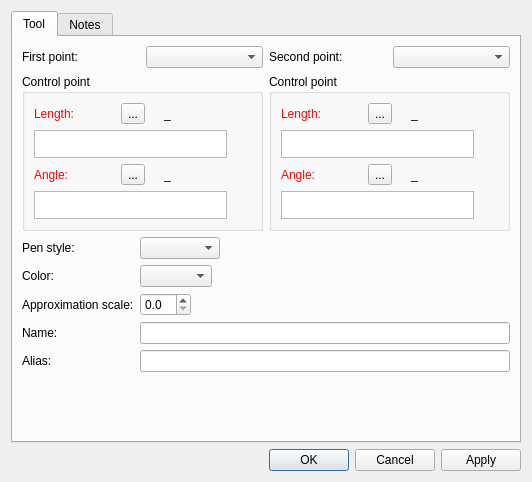
<?xml version="1.0" encoding="UTF-8"?>
<ui version="4.0">
 <class>DialogSpline</class>
 <widget class="QDialog" name="DialogSpline">
  <property name="geometry">
   <rect>
    <x>0</x>
    <y>0</y>
    <width>532</width>
    <height>482</height>
   </rect>
  </property>
  <property name="windowTitle">
   <string>Simple curve</string>
  </property>
  <property name="windowIcon">
   <iconset resource="../../../vmisc/share/resources/icon.qrc">
    <normaloff>:/icon/64x64/icon64x64.png</normaloff>:/icon/64x64/icon64x64.png</iconset>
  </property>
  <property name="locale">
   <locale language="English" country="UnitedStates"/>
  </property>
  <layout class="QVBoxLayout" name="verticalLayout_8">
   <item>
    <widget class="QTabWidget" name="tabWidget">
     <property name="currentIndex">
      <number>0</number>
     </property>
     <widget class="QWidget" name="tab">
      <attribute name="title">
       <string>Tool</string>
      </attribute>
      <layout class="QVBoxLayout" name="verticalLayout_5">
       <item>
        <layout class="QHBoxLayout" name="horizontalLayout_13">
         <item>
          <layout class="QVBoxLayout" name="verticalLayout">
           <item>
            <layout class="QHBoxLayout" name="horizontalLayout">
             <item>
              <widget class="QLabel" name="labelFirstPoint">
               <property name="minimumSize">
                <size>
                 <width>89</width>
                 <height>0</height>
                </size>
               </property>
               <property name="text">
                <string>First point:</string>
               </property>
              </widget>
             </item>
             <item>
              <widget class="QComboBox" name="comboBoxP1">
               <property name="sizePolicy">
                <sizepolicy hsizetype="Preferred" vsizetype="Fixed">
                 <horstretch>0</horstretch>
                 <verstretch>0</verstretch>
                </sizepolicy>
               </property>
              </widget>
             </item>
            </layout>
           </item>
           <item>
            <widget class="QGroupBox" name="groupBox">
             <property name="title">
              <string>Control point</string>
             </property>
             <layout class="QVBoxLayout" name="verticalLayout_2">
              <item>
               <layout class="QVBoxLayout" name="verticalLayout_6">
                <item>
                 <layout class="QHBoxLayout" name="horizontalLayout_2">
                  <item alignment="Qt::AlignLeft">
                   <widget class="QLabel" name="labelEditLength1">
                    <property name="sizePolicy">
                     <sizepolicy hsizetype="Fixed" vsizetype="Preferred">
                      <horstretch>0</horstretch>
                      <verstretch>0</verstretch>
                     </sizepolicy>
                    </property>
                    <property name="palette">
                     <palette>
                      <active>
                       <colorrole role="WindowText">
                        <brush brushstyle="SolidPattern">
                         <color alpha="255">
                          <red>255</red>
                          <green>0</green>
                          <blue>0</blue>
                         </color>
                        </brush>
                       </colorrole>
                      </active>
                      <inactive>
                       <colorrole role="WindowText">
                        <brush brushstyle="SolidPattern">
                         <color alpha="255">
                          <red>255</red>
                          <green>0</green>
                          <blue>0</blue>
                         </color>
                        </brush>
                       </colorrole>
                      </inactive>
                      <disabled>
                       <colorrole role="WindowText">
                        <brush brushstyle="SolidPattern">
                         <color alpha="255">
                          <red>159</red>
                          <green>158</green>
                          <blue>158</blue>
                         </color>
                        </brush>
                       </colorrole>
                      </disabled>
                     </palette>
                    </property>
                    <property name="text">
                     <string>Length:</string>
                    </property>
                   </widget>
                  </item>
                  <item>
                   <spacer name="horizontalSpacer">
                    <property name="orientation">
                     <enum>Qt::Horizontal</enum>
                    </property>
                    <property name="sizeHint" stdset="0">
                     <size>
                      <width>40</width>
                      <height>20</height>
                     </size>
                    </property>
                   </spacer>
                  </item>
                  <item alignment="Qt::AlignRight">
                   <widget class="QToolButton" name="toolButtonExprLength1">
                    <property name="toolTip">
                     <string>Formula wizard</string>
                    </property>
                    <property name="text">
                     <string notr="true">...</string>
                    </property>
                    <property name="icon">
                     <iconset resource="../../../vmisc/share/resources/icon.qrc">
                      <normaloff>:/icon/24x24/fx.png</normaloff>:/icon/24x24/fx.png</iconset>
                    </property>
                    <property name="iconSize">
                     <size>
                      <width>24</width>
                      <height>24</height>
                     </size>
                    </property>
                   </widget>
                  </item>
                  <item alignment="Qt::AlignRight">
                   <widget class="QLabel" name="label_5">
                    <property name="text">
                     <string/>
                    </property>
                    <property name="pixmap">
                     <pixmap resource="../../../vmisc/share/resources/icon.qrc">:/icon/24x24/equal.png</pixmap>
                    </property>
                   </widget>
                  </item>
                  <item alignment="Qt::AlignRight">
                   <widget class="QLabel" name="labelResultLength1">
                    <property name="sizePolicy">
                     <sizepolicy hsizetype="Fixed" vsizetype="Preferred">
                      <horstretch>0</horstretch>
                      <verstretch>0</verstretch>
                     </sizepolicy>
                    </property>
                    <property name="minimumSize">
                     <size>
                      <width>87</width>
                      <height>0</height>
                     </size>
                    </property>
                    <property name="toolTip">
                     <string>Value</string>
                    </property>
                    <property name="text">
                     <string notr="true">_</string>
                    </property>
                   </widget>
                  </item>
                 </layout>
                </item>
                <item>
                 <layout class="QHBoxLayout" name="horizontalLayout_6">
                  <item>
                   <widget class="VPlainTextEdit" name="plainTextEditLength1F">
                    <property name="sizePolicy">
                     <sizepolicy hsizetype="Expanding" vsizetype="Preferred">
                      <horstretch>0</horstretch>
                      <verstretch>0</verstretch>
                     </sizepolicy>
                    </property>
                    <property name="maximumSize">
                     <size>
                      <width>16777215</width>
                      <height>28</height>
                     </size>
                    </property>
                    <property name="toolTip">
                     <string>Calculation</string>
                    </property>
                    <property name="tabChangesFocus">
                     <bool>true</bool>
                    </property>
                   </widget>
                  </item>
                  <item>
                   <widget class="QPushButton" name="pushButtonGrowLength1">
                    <property name="maximumSize">
                     <size>
                      <width>18</width>
                      <height>18</height>
                     </size>
                    </property>
                    <property name="sizeIncrement">
                     <size>
                      <width>0</width>
                      <height>0</height>
                     </size>
                    </property>
                    <property name="toolTip">
                     <string>&lt;html&gt;&lt;head/&gt;&lt;body&gt;&lt;p&gt;Show full calculation in message box&lt;/p&gt;&lt;/body&gt;&lt;/html&gt;</string>
                    </property>
                    <property name="text">
                     <string notr="true"/>
                    </property>
                    <property name="icon">
                     <iconset theme="go-down">
                      <normaloff>.</normaloff>.</iconset>
                    </property>
                    <property name="iconSize">
                     <size>
                      <width>16</width>
                      <height>16</height>
                     </size>
                    </property>
                    <property name="flat">
                     <bool>true</bool>
                    </property>
                   </widget>
                  </item>
                 </layout>
                </item>
                <item>
                 <layout class="QHBoxLayout" name="horizontalLayout_4">
                  <item alignment="Qt::AlignLeft">
                   <widget class="QLabel" name="labelEditAngle1">
                    <property name="sizePolicy">
                     <sizepolicy hsizetype="Fixed" vsizetype="Preferred">
                      <horstretch>0</horstretch>
                      <verstretch>0</verstretch>
                     </sizepolicy>
                    </property>
                    <property name="palette">
                     <palette>
                      <active>
                       <colorrole role="WindowText">
                        <brush brushstyle="SolidPattern">
                         <color alpha="255">
                          <red>255</red>
                          <green>0</green>
                          <blue>0</blue>
                         </color>
                        </brush>
                       </colorrole>
                      </active>
                      <inactive>
                       <colorrole role="WindowText">
                        <brush brushstyle="SolidPattern">
                         <color alpha="255">
                          <red>255</red>
                          <green>0</green>
                          <blue>0</blue>
                         </color>
                        </brush>
                       </colorrole>
                      </inactive>
                      <disabled>
                       <colorrole role="WindowText">
                        <brush brushstyle="SolidPattern">
                         <color alpha="255">
                          <red>159</red>
                          <green>158</green>
                          <blue>158</blue>
                         </color>
                        </brush>
                       </colorrole>
                      </disabled>
                     </palette>
                    </property>
                    <property name="text">
                     <string>Angle:</string>
                    </property>
                   </widget>
                  </item>
                  <item>
                   <spacer name="horizontalSpacer_2">
                    <property name="orientation">
                     <enum>Qt::Horizontal</enum>
                    </property>
                    <property name="sizeHint" stdset="0">
                     <size>
                      <width>40</width>
                      <height>20</height>
                     </size>
                    </property>
                   </spacer>
                  </item>
                  <item alignment="Qt::AlignRight">
                   <widget class="QToolButton" name="toolButtonExprAngle1">
                    <property name="toolTip">
                     <string>Formula wizard</string>
                    </property>
                    <property name="text">
                     <string notr="true">...</string>
                    </property>
                    <property name="icon">
                     <iconset resource="../../../vmisc/share/resources/icon.qrc">
                      <normaloff>:/icon/24x24/fx.png</normaloff>:/icon/24x24/fx.png</iconset>
                    </property>
                    <property name="iconSize">
                     <size>
                      <width>24</width>
                      <height>24</height>
                     </size>
                    </property>
                   </widget>
                  </item>
                  <item alignment="Qt::AlignRight">
                   <widget class="QLabel" name="label_8">
                    <property name="text">
                     <string/>
                    </property>
                    <property name="pixmap">
                     <pixmap resource="../../../vmisc/share/resources/icon.qrc">:/icon/24x24/equal.png</pixmap>
                    </property>
                   </widget>
                  </item>
                  <item alignment="Qt::AlignRight">
                   <widget class="QLabel" name="labelResultAngle1">
                    <property name="sizePolicy">
                     <sizepolicy hsizetype="Fixed" vsizetype="Preferred">
                      <horstretch>0</horstretch>
                      <verstretch>0</verstretch>
                     </sizepolicy>
                    </property>
                    <property name="minimumSize">
                     <size>
                      <width>87</width>
                      <height>0</height>
                     </size>
                    </property>
                    <property name="toolTip">
                     <string>Value</string>
                    </property>
                    <property name="text">
                     <string notr="true">_</string>
                    </property>
                   </widget>
                  </item>
                 </layout>
                </item>
                <item>
                 <layout class="QHBoxLayout" name="horizontalLayout_7">
                  <item>
                   <widget class="VPlainTextEdit" name="plainTextEditAngle1F">
                    <property name="sizePolicy">
                     <sizepolicy hsizetype="Expanding" vsizetype="Preferred">
                      <horstretch>0</horstretch>
                      <verstretch>0</verstretch>
                     </sizepolicy>
                    </property>
                    <property name="maximumSize">
                     <size>
                      <width>16777215</width>
                      <height>28</height>
                     </size>
                    </property>
                    <property name="toolTip">
                     <string>Calculation</string>
                    </property>
                    <property name="tabChangesFocus">
                     <bool>true</bool>
                    </property>
                   </widget>
                  </item>
                  <item>
                   <widget class="QPushButton" name="pushButtonGrowAngle1">
                    <property name="maximumSize">
                     <size>
                      <width>18</width>
                      <height>18</height>
                     </size>
                    </property>
                    <property name="sizeIncrement">
                     <size>
                      <width>0</width>
                      <height>0</height>
                     </size>
                    </property>
                    <property name="toolTip">
                     <string>&lt;html&gt;&lt;head/&gt;&lt;body&gt;&lt;p&gt;Show full calculation in message box&lt;/p&gt;&lt;/body&gt;&lt;/html&gt;</string>
                    </property>
                    <property name="text">
                     <string notr="true"/>
                    </property>
                    <property name="icon">
                     <iconset theme="go-down">
                      <normaloff>.</normaloff>.</iconset>
                    </property>
                    <property name="iconSize">
                     <size>
                      <width>16</width>
                      <height>16</height>
                     </size>
                    </property>
                    <property name="flat">
                     <bool>true</bool>
                    </property>
                   </widget>
                  </item>
                 </layout>
                </item>
               </layout>
              </item>
             </layout>
            </widget>
           </item>
          </layout>
         </item>
         <item>
          <layout class="QVBoxLayout" name="verticalLayout_3">
           <item>
            <layout class="QHBoxLayout" name="horizontalLayout_3">
             <item>
              <widget class="QLabel" name="labelSecondPoint">
               <property name="text">
                <string>Second point:</string>
               </property>
              </widget>
             </item>
             <item>
              <widget class="QComboBox" name="comboBoxP4">
               <property name="sizePolicy">
                <sizepolicy hsizetype="Preferred" vsizetype="Fixed">
                 <horstretch>0</horstretch>
                 <verstretch>0</verstretch>
                </sizepolicy>
               </property>
              </widget>
             </item>
            </layout>
           </item>
           <item>
            <widget class="QGroupBox" name="groupBox_2">
             <property name="title">
              <string>Control point</string>
             </property>
             <layout class="QVBoxLayout" name="verticalLayout_4">
              <item>
               <layout class="QVBoxLayout" name="verticalLayout_7">
                <item>
                 <layout class="QHBoxLayout" name="horizontalLayout_8">
                  <item alignment="Qt::AlignLeft">
                   <widget class="QLabel" name="labelEditLength2">
                    <property name="sizePolicy">
                     <sizepolicy hsizetype="Fixed" vsizetype="Preferred">
                      <horstretch>0</horstretch>
                      <verstretch>0</verstretch>
                     </sizepolicy>
                    </property>
                    <property name="palette">
                     <palette>
                      <active>
                       <colorrole role="WindowText">
                        <brush brushstyle="SolidPattern">
                         <color alpha="255">
                          <red>255</red>
                          <green>0</green>
                          <blue>0</blue>
                         </color>
                        </brush>
                       </colorrole>
                      </active>
                      <inactive>
                       <colorrole role="WindowText">
                        <brush brushstyle="SolidPattern">
                         <color alpha="255">
                          <red>255</red>
                          <green>0</green>
                          <blue>0</blue>
                         </color>
                        </brush>
                       </colorrole>
                      </inactive>
                      <disabled>
                       <colorrole role="WindowText">
                        <brush brushstyle="SolidPattern">
                         <color alpha="255">
                          <red>159</red>
                          <green>158</green>
                          <blue>158</blue>
                         </color>
                        </brush>
                       </colorrole>
                      </disabled>
                     </palette>
                    </property>
                    <property name="text">
                     <string>Length:</string>
                    </property>
                   </widget>
                  </item>
                  <item>
                   <spacer name="horizontalSpacer_3">
                    <property name="orientation">
                     <enum>Qt::Horizontal</enum>
                    </property>
                    <property name="sizeHint" stdset="0">
                     <size>
                      <width>40</width>
                      <height>20</height>
                     </size>
                    </property>
                   </spacer>
                  </item>
                  <item alignment="Qt::AlignRight">
                   <widget class="QToolButton" name="toolButtonExprLength2">
                    <property name="toolTip">
                     <string>Formula wizard</string>
                    </property>
                    <property name="text">
                     <string notr="true">...</string>
                    </property>
                    <property name="icon">
                     <iconset resource="../../../vmisc/share/resources/icon.qrc">
                      <normaloff>:/icon/24x24/fx.png</normaloff>:/icon/24x24/fx.png</iconset>
                    </property>
                    <property name="iconSize">
                     <size>
                      <width>24</width>
                      <height>24</height>
                     </size>
                    </property>
                   </widget>
                  </item>
                  <item alignment="Qt::AlignRight">
                   <widget class="QLabel" name="label_9">
                    <property name="text">
                     <string/>
                    </property>
                    <property name="pixmap">
                     <pixmap resource="../../../vmisc/share/resources/icon.qrc">:/icon/24x24/equal.png</pixmap>
                    </property>
                   </widget>
                  </item>
                  <item alignment="Qt::AlignRight">
                   <widget class="QLabel" name="labelResultLength2">
                    <property name="sizePolicy">
                     <sizepolicy hsizetype="Fixed" vsizetype="Preferred">
                      <horstretch>0</horstretch>
                      <verstretch>0</verstretch>
                     </sizepolicy>
                    </property>
                    <property name="minimumSize">
                     <size>
                      <width>87</width>
                      <height>0</height>
                     </size>
                    </property>
                    <property name="toolTip">
                     <string>Value</string>
                    </property>
                    <property name="text">
                     <string notr="true">_</string>
                    </property>
                   </widget>
                  </item>
                 </layout>
                </item>
                <item>
                 <layout class="QHBoxLayout" name="horizontalLayout_9">
                  <item>
                   <widget class="VPlainTextEdit" name="plainTextEditLength2F">
                    <property name="sizePolicy">
                     <sizepolicy hsizetype="Expanding" vsizetype="Preferred">
                      <horstretch>0</horstretch>
                      <verstretch>0</verstretch>
                     </sizepolicy>
                    </property>
                    <property name="maximumSize">
                     <size>
                      <width>16777215</width>
                      <height>28</height>
                     </size>
                    </property>
                    <property name="toolTip">
                     <string>Calculation</string>
                    </property>
                    <property name="tabChangesFocus">
                     <bool>true</bool>
                    </property>
                   </widget>
                  </item>
                  <item>
                   <widget class="QPushButton" name="pushButtonGrowLength2">
                    <property name="maximumSize">
                     <size>
                      <width>18</width>
                      <height>18</height>
                     </size>
                    </property>
                    <property name="sizeIncrement">
                     <size>
                      <width>0</width>
                      <height>0</height>
                     </size>
                    </property>
                    <property name="toolTip">
                     <string>&lt;html&gt;&lt;head/&gt;&lt;body&gt;&lt;p&gt;Show full calculation in message box&lt;/p&gt;&lt;/body&gt;&lt;/html&gt;</string>
                    </property>
                    <property name="text">
                     <string notr="true"/>
                    </property>
                    <property name="icon">
                     <iconset theme="go-down">
                      <normaloff>.</normaloff>.</iconset>
                    </property>
                    <property name="iconSize">
                     <size>
                      <width>16</width>
                      <height>16</height>
                     </size>
                    </property>
                    <property name="flat">
                     <bool>true</bool>
                    </property>
                   </widget>
                  </item>
                 </layout>
                </item>
                <item>
                 <layout class="QHBoxLayout" name="horizontalLayout_11">
                  <item alignment="Qt::AlignLeft">
                   <widget class="QLabel" name="labelEditAngle2">
                    <property name="sizePolicy">
                     <sizepolicy hsizetype="Fixed" vsizetype="Preferred">
                      <horstretch>0</horstretch>
                      <verstretch>0</verstretch>
                     </sizepolicy>
                    </property>
                    <property name="palette">
                     <palette>
                      <active>
                       <colorrole role="WindowText">
                        <brush brushstyle="SolidPattern">
                         <color alpha="255">
                          <red>255</red>
                          <green>0</green>
                          <blue>0</blue>
                         </color>
                        </brush>
                       </colorrole>
                      </active>
                      <inactive>
                       <colorrole role="WindowText">
                        <brush brushstyle="SolidPattern">
                         <color alpha="255">
                          <red>255</red>
                          <green>0</green>
                          <blue>0</blue>
                         </color>
                        </brush>
                       </colorrole>
                      </inactive>
                      <disabled>
                       <colorrole role="WindowText">
                        <brush brushstyle="SolidPattern">
                         <color alpha="255">
                          <red>159</red>
                          <green>158</green>
                          <blue>158</blue>
                         </color>
                        </brush>
                       </colorrole>
                      </disabled>
                     </palette>
                    </property>
                    <property name="text">
                     <string>Angle:</string>
                    </property>
                   </widget>
                  </item>
                  <item>
                   <spacer name="horizontalSpacer_4">
                    <property name="orientation">
                     <enum>Qt::Horizontal</enum>
                    </property>
                    <property name="sizeHint" stdset="0">
                     <size>
                      <width>40</width>
                      <height>20</height>
                     </size>
                    </property>
                   </spacer>
                  </item>
                  <item alignment="Qt::AlignRight">
                   <widget class="QToolButton" name="toolButtonExprAngle2">
                    <property name="toolTip">
                     <string>Formula wizard</string>
                    </property>
                    <property name="text">
                     <string notr="true">...</string>
                    </property>
                    <property name="icon">
                     <iconset resource="../../../vmisc/share/resources/icon.qrc">
                      <normaloff>:/icon/24x24/fx.png</normaloff>:/icon/24x24/fx.png</iconset>
                    </property>
                    <property name="iconSize">
                     <size>
                      <width>24</width>
                      <height>24</height>
                     </size>
                    </property>
                   </widget>
                  </item>
                  <item alignment="Qt::AlignRight">
                   <widget class="QLabel" name="label_10">
                    <property name="text">
                     <string/>
                    </property>
                    <property name="pixmap">
                     <pixmap resource="../../../vmisc/share/resources/icon.qrc">:/icon/24x24/equal.png</pixmap>
                    </property>
                   </widget>
                  </item>
                  <item alignment="Qt::AlignRight">
                   <widget class="QLabel" name="labelResultAngle2">
                    <property name="sizePolicy">
                     <sizepolicy hsizetype="Fixed" vsizetype="Preferred">
                      <horstretch>0</horstretch>
                      <verstretch>0</verstretch>
                     </sizepolicy>
                    </property>
                    <property name="minimumSize">
                     <size>
                      <width>87</width>
                      <height>0</height>
                     </size>
                    </property>
                    <property name="toolTip">
                     <string>Value</string>
                    </property>
                    <property name="text">
                     <string notr="true">_</string>
                    </property>
                   </widget>
                  </item>
                 </layout>
                </item>
                <item>
                 <layout class="QHBoxLayout" name="horizontalLayout_12">
                  <item>
                   <widget class="VPlainTextEdit" name="plainTextEditAngle2F">
                    <property name="sizePolicy">
                     <sizepolicy hsizetype="Expanding" vsizetype="Preferred">
                      <horstretch>0</horstretch>
                      <verstretch>0</verstretch>
                     </sizepolicy>
                    </property>
                    <property name="maximumSize">
                     <size>
                      <width>16777215</width>
                      <height>28</height>
                     </size>
                    </property>
                    <property name="toolTip">
                     <string>Calculation</string>
                    </property>
                    <property name="tabChangesFocus">
                     <bool>true</bool>
                    </property>
                   </widget>
                  </item>
                  <item>
                   <widget class="QPushButton" name="pushButtonGrowAngle2">
                    <property name="maximumSize">
                     <size>
                      <width>18</width>
                      <height>18</height>
                     </size>
                    </property>
                    <property name="sizeIncrement">
                     <size>
                      <width>0</width>
                      <height>0</height>
                     </size>
                    </property>
                    <property name="toolTip">
                     <string>&lt;html&gt;&lt;head/&gt;&lt;body&gt;&lt;p&gt;Show full calculation in message box&lt;/p&gt;&lt;/body&gt;&lt;/html&gt;</string>
                    </property>
                    <property name="text">
                     <string notr="true"/>
                    </property>
                    <property name="icon">
                     <iconset theme="go-down">
                      <normaloff>.</normaloff>.</iconset>
                    </property>
                    <property name="iconSize">
                     <size>
                      <width>16</width>
                      <height>16</height>
                     </size>
                    </property>
                    <property name="flat">
                     <bool>true</bool>
                    </property>
                   </widget>
                  </item>
                 </layout>
                </item>
               </layout>
              </item>
             </layout>
            </widget>
           </item>
          </layout>
         </item>
        </layout>
       </item>
       <item>
        <layout class="QFormLayout" name="formLayout">
         <property name="fieldGrowthPolicy">
          <enum>QFormLayout::ExpandingFieldsGrow</enum>
         </property>
         <item row="1" column="0">
          <widget class="QLabel" name="label">
           <property name="text">
            <string>Color:</string>
           </property>
          </widget>
         </item>
         <item row="1" column="1">
          <widget class="QComboBox" name="comboBoxColor">
           <property name="sizePolicy">
            <sizepolicy hsizetype="Preferred" vsizetype="Preferred">
             <horstretch>0</horstretch>
             <verstretch>0</verstretch>
            </sizepolicy>
           </property>
          </widget>
         </item>
         <item row="3" column="0">
          <widget class="QLabel" name="labelName">
           <property name="text">
            <string>Name:</string>
           </property>
          </widget>
         </item>
         <item row="3" column="1">
          <widget class="QLineEdit" name="lineEditSplineName">
           <property name="readOnly">
            <bool>true</bool>
           </property>
          </widget>
         </item>
         <item row="0" column="0">
          <widget class="QLabel" name="label_2">
           <property name="text">
            <string>Pen style:</string>
           </property>
          </widget>
         </item>
         <item row="0" column="1">
          <widget class="QComboBox" name="comboBoxPenStyle">
           <property name="minimumSize">
            <size>
             <width>80</width>
             <height>0</height>
            </size>
           </property>
           <property name="maximumSize">
            <size>
             <width>110</width>
             <height>16777215</height>
            </size>
           </property>
           <property name="iconSize">
            <size>
             <width>80</width>
             <height>14</height>
            </size>
           </property>
          </widget>
         </item>
         <item row="2" column="0">
          <widget class="QLabel" name="label_3">
           <property name="text">
            <string>Approximation scale:</string>
           </property>
          </widget>
         </item>
         <item row="2" column="1">
          <widget class="QDoubleSpinBox" name="doubleSpinBoxApproximationScale">
           <property name="toolTip">
            <string>Set approximation scale for this curve, 0 - use global value</string>
           </property>
           <property name="decimals">
            <number>1</number>
           </property>
           <property name="maximum">
            <double>10.000000000000000</double>
           </property>
           <property name="singleStep">
            <double>0.100000000000000</double>
           </property>
          </widget>
         </item>
         <item row="4" column="0">
          <widget class="QLabel" name="labelAlias">
           <property name="text">
            <string>Alias:</string>
           </property>
          </widget>
         </item>
         <item row="4" column="1">
          <widget class="QLineEdit" name="lineEditAlias">
           <property name="clearButtonEnabled">
            <bool>true</bool>
           </property>
          </widget>
         </item>
        </layout>
       </item>
       <item>
        <spacer name="verticalSpacer">
         <property name="orientation">
          <enum>Qt::Vertical</enum>
         </property>
         <property name="sizeHint" stdset="0">
          <size>
           <width>20</width>
           <height>0</height>
          </size>
         </property>
        </spacer>
       </item>
      </layout>
     </widget>
     <widget class="QWidget" name="tab_2">
      <attribute name="title">
       <string>Notes</string>
      </attribute>
      <layout class="QVBoxLayout" name="verticalLayout_9">
       <item>
        <widget class="QPlainTextEdit" name="plainTextEditToolNotes"/>
       </item>
      </layout>
     </widget>
    </widget>
   </item>
   <item>
    <widget class="QDialogButtonBox" name="buttonBox">
     <property name="orientation">
      <enum>Qt::Horizontal</enum>
     </property>
     <property name="standardButtons">
      <set>QDialogButtonBox::Apply|QDialogButtonBox::Cancel|QDialogButtonBox::Ok</set>
     </property>
    </widget>
   </item>
  </layout>
 </widget>
 <customwidgets>
  <customwidget>
   <class>VPlainTextEdit</class>
   <extends>QPlainTextEdit</extends>
   <header>../vwidgets/vplaintextedit.h</header>
  </customwidget>
 </customwidgets>
 <tabstops>
  <tabstop>comboBoxP1</tabstop>
  <tabstop>comboBoxP4</tabstop>
  <tabstop>comboBoxColor</tabstop>
  <tabstop>buttonBox</tabstop>
 </tabstops>
 <resources>
  <include location="../../../vmisc/share/resources/icon.qrc"/>
 </resources>
 <connections>
  <connection>
   <sender>buttonBox</sender>
   <signal>accepted()</signal>
   <receiver>DialogSpline</receiver>
   <slot>accept()</slot>
   <hints>
    <hint type="sourcelabel">
     <x>257</x>
     <y>246</y>
    </hint>
    <hint type="destinationlabel">
     <x>157</x>
     <y>274</y>
    </hint>
   </hints>
  </connection>
  <connection>
   <sender>buttonBox</sender>
   <signal>rejected()</signal>
   <receiver>DialogSpline</receiver>
   <slot>reject()</slot>
   <hints>
    <hint type="sourcelabel">
     <x>325</x>
     <y>246</y>
    </hint>
    <hint type="destinationlabel">
     <x>286</x>
     <y>274</y>
    </hint>
   </hints>
  </connection>
 </connections>
</ui>
